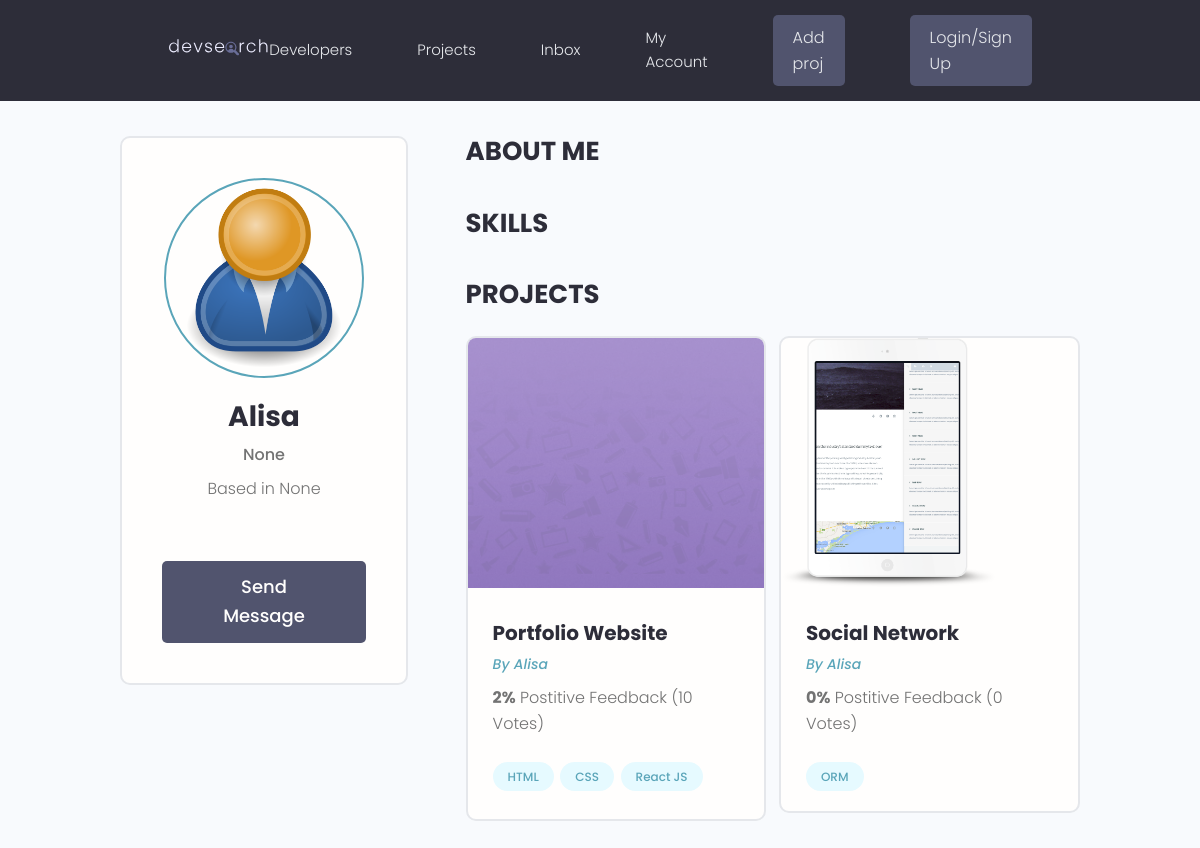
Page /profile/7aa4f8fb-cdac-41ab-937f-41cb59d3ab90/ on the earlier database version.
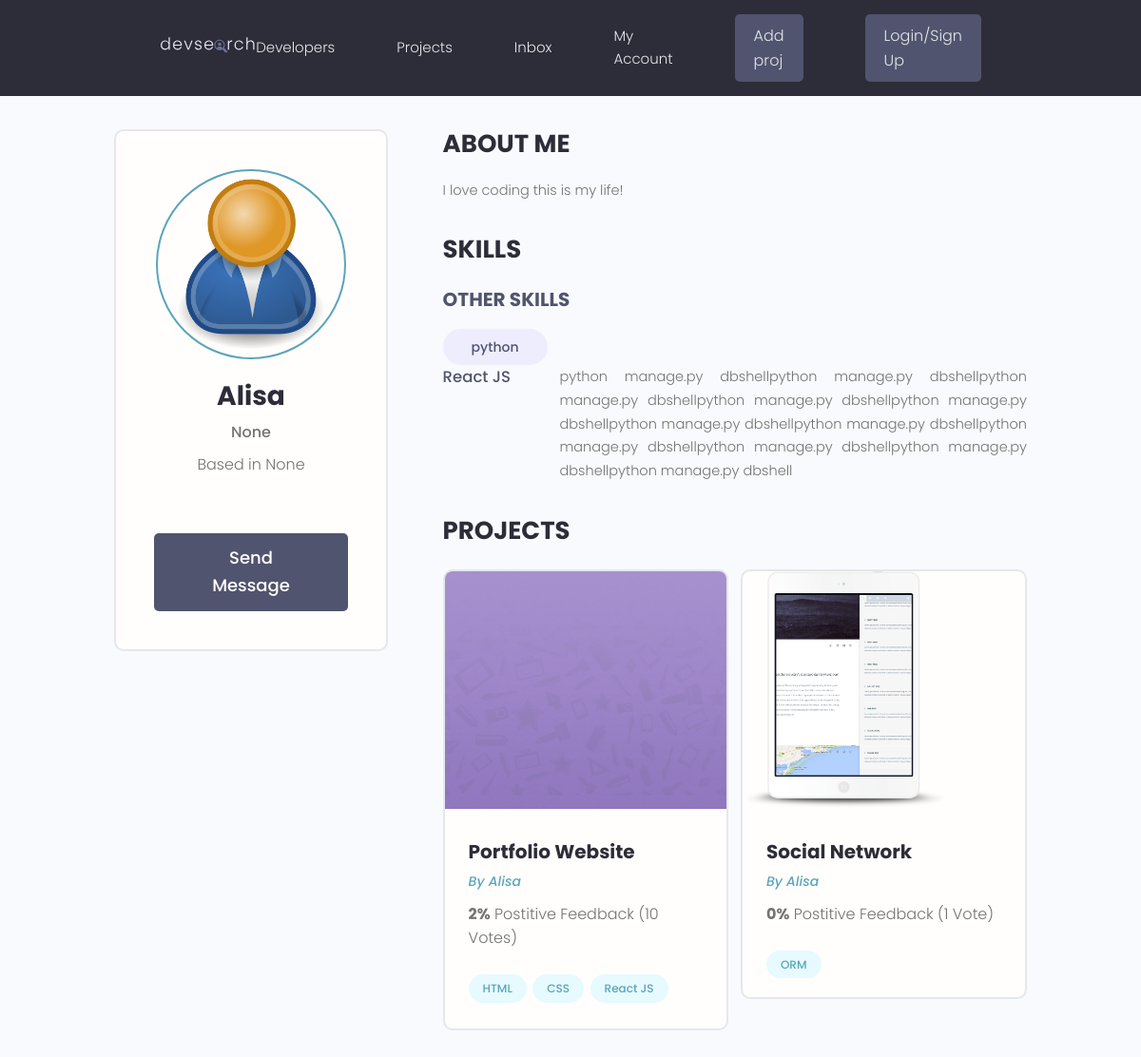
Same page on the later database version.
### projects/models.py (models this page shows, shortened)
class Project(models.Model):
    owner = models.ForeignKey(Profile, on_delete=models.SET_NULL, blank=True, null=True)
    title = models.CharField(max_length=200)
    description = models.TextField()
    demo_link = models.CharField(max_length=2000, null=True, blank=True)
    source_link = models.CharField(max_length=2000, null=True, blank=True)
    featured_image = models.ImageField(null=True, blank=True, default="default.jpg")
    created = models.DateTimeField(auto_now_add=True)
    id = models.UUIDField(unique=True, primary_key=True, default=uuid.uuid4, editable=False)
    tags = models.ManyToManyField('Tag', blank=True)
    vote_total = models.IntegerField(default=0, null=True, blank=True)
    vote_ratio = models.IntegerField(default=0, null=True, blank=True)

class Tag(models.Model):
    name = models.CharField(max_length=200)
    created = models.DateTimeField(auto_now_add=True)
    id = models.UUIDField(unique=True, primary_key=True, editable=False, default=uuid.uuid4)
    def __str__(self):
        return self.name

### users/models.py (models this page shows, shortened)
class Profile(models.Model):
    user = models.OneToOneField(User, on_delete=models.CASCADE, null=True, blank=True)
    name = models.CharField(max_length=200, blank=True, null=True)
    email = models.EmailField(max_length=500, blank=True, null=True)
    username = models.CharField(max_length=200, blank=True, null=True)
    short_intro = models.CharField(max_length=200, blank=True, null=True)
    location = models.CharField(max_length=200, blank=True, null=True)
    bio = models.TextField(blank=True, null=True)
    profile_image = models.ImageField(null=True, blank=True, upload_to='profiles/', default='profiles/user-default.png')
    social_github = models.CharField(max_length=200, blank=True, null=True)
    social_linkedin = models.CharField(max_length=200, blank=True, null=True)
    social_twitter = models.CharField(max_length=200, blank=True, null=True)
    social_youtube = models.CharField(max_length=200, blank=True, null=True)
    social_website = models.CharField(max_length=200, blank=True, null=True)
    created = models.DateTimeField(auto_now_add=True)
    id = models.UUIDField(editable=False, default=uuid.uuid4, unique=True, primary_key=True)

class Skill(models.Model):
    owner = models.ForeignKey(Profile, on_delete=models.CASCADE, null=True, blank=True)
    name = models.CharField(max_length=200, blank=True, null=True)
    description = models.TextField(blank=True, null=True)
    id = models.UUIDField(unique=True, primary_key=True, default=uuid.uuid4, editable=False)
    created = models.DateTimeField(auto_now_add=True)
    def __str__(self):
        return str(self.name)

### users/views.py (the view)
# urls.py: path('profile/<str:pk>/', views.userProfile, name="user-profile"),
def userProfile(request, pk):
    profile = Profile.objects.get(id=pk)
    context = { 'profile': profile }
    return render(request, 'users/user-profile.html', context)

### users/templates/users/user-profile.html (shortened to what this page needs)
{% extends 'main.html' %}
{% block content %}
 <main class="profile my-md">
    <div class="container">
      <div class="layout">
        <div class="column column--1of3">
          <div class="card text-center">
            <div class="card__body dev">
              <img class="avatar avatar--xl" src="{{ profile.profile_image.url }}" />
              <h2 class="dev__name">{{profile.name}}</h2>
              <p class="dev__title">{{ profile.short_intro }}</p>
              <p class="dev__location">Based in {{profile.location }}</p>
              <a href="#" class="btn btn--sub btn--lg">Send Message </a>
            </div>
          </div>
        </div>
        <div class="column column--2of3">
          <div class="devInfo">
            <h3 class="devInfo__title">About Me</h3>
            <p class="devInfo__about">{{ profile.bio }}</p>
          </div>
          <div class="devInfo">
            <h3 class="devInfo__title">Skills</h3>
            <div class="devInfo__skills">
                {% for skill in profile.skill_set.all %}
                {% if skill.description %}
                    <div class="devSkill">
                        <h4 class="devSkill__title">{{ skill }}</h4>
                        <p class="devSkill__info">
                            {{ skill.description }}
                        </p>
                    </div>
                {% else %}
                    <h3 class="devInfo__subtitle">Other Skills</h3>
                    <div class="devInfo__otherSkills">
                        <span class="tag tag--pill tag--sub tag--lg">
                        <small>{{ skill }}</small>
                        </span>
                    </div>
                 {% endif %}
              {% endfor %}
            </div>
          </div>
          <div class="devInfo">
            <h3 class="devInfo__title">Projects</h3>
            <div class="grid grid--two">
            {% for project in profile.project_set.all %}
              <div class="column">
                <div class="card project">
                  <a href="{% url 'project' project.id %}" class="project">
                    <img class="project__thumbnail" src="{{ project.featured_image.url }}" alt="project thumbnail" />
                    <div class="card__body">
                      <h3 class="project__title">{{project.title}}</h3>
                      <p><a class="project__author" href="profile.html">By {{profile.name}}</a></p>
                      <p class="project--rating">
                        <span style="font-weight: bold;">{{project.vote_ratio}}%</span> Postitive
                        Feedback ({{ project.vote_total }} Vote{{project.vote_total|pluralize:"s"}})
                      </p>
                      <div class="project__tags">
                        {% for tag in project.tags.all %}
                        <span class="tag tag--pill tag--main">
                          <small>{{tag}}</small>
                        </span>
                        {% endfor %}
                      </div>
                    </div>
                  </a>
                </div>
              </div>
              {% endfor %}
            </div>
          </div>
        </div>
      </div>
    </div>
  </main>
{% endblock %}

Differences in the rows shown:
changed Profile "Alisa": bio (not shown) → "I love coding this is my life!"
added Skill: name "python"
added Skill: name "React JS", description "python manage.py dbshellpython manage.py dbshellpython manage.py dbshellpython manage.py dbshellpython manage.py dbshellpython manage.py dbshellpython manage.py dbshellpython manage.py dbshellpython manage.py dbshellpython manage.py dbshellpython manage.py dbshell"
changed Project "Social Network": vote_total "0" → "1"
